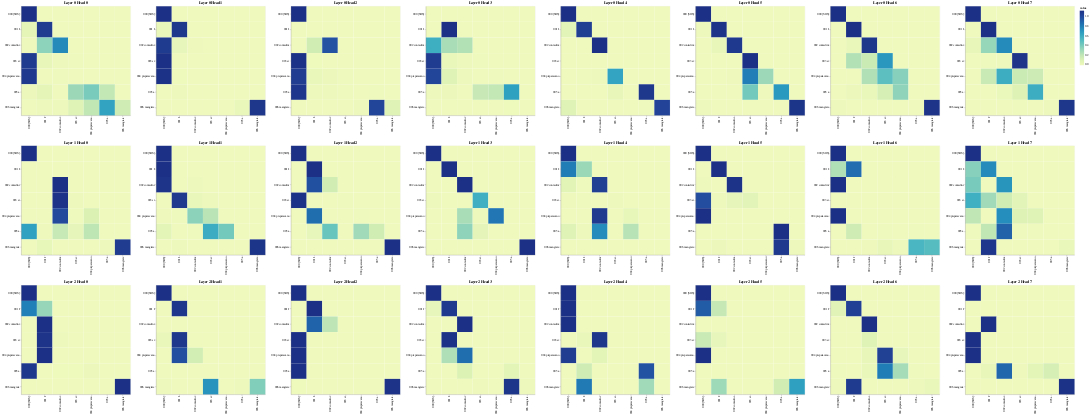

The notebook cell this image was saved under:
### Code cell
# Encoder Self-Attention
get_all_attention_maps("decoder", layers, heads, decoder_input_tokens, decoder_input_tokens, min(20, sentence_len))
